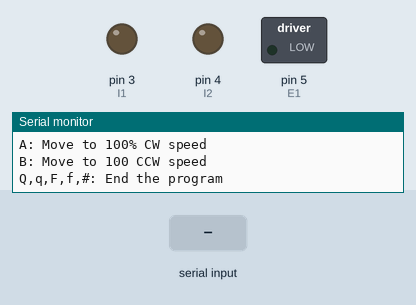
Recording of a sketch running on a simulated Arduino Uno, built with avr-gcc and run on an emulated ATmega328P. On the bench: switched loads named in the sketch (green lamp = pin HIGH), output pins drawn as LEDs (lit = HIGH), the last lines printed to the serial monitor. The inputs (shaded band) are chosen by the test bench.

Above: at 1.2 s.
1.3 s: "A\n" received over Serial
At 1.7 s:
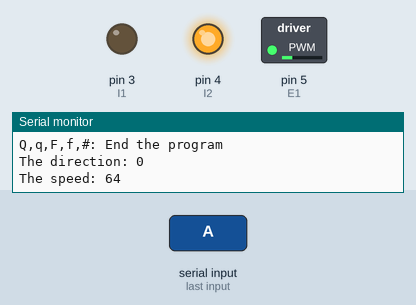
2.8 s: "Q\n" received over Serial
At 4.1 s:
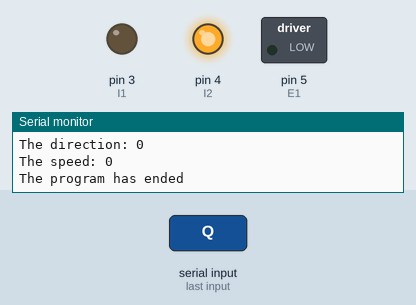
Timing chart, 0 to 5.8 s (numbered marks = the images above; inputs shaded):
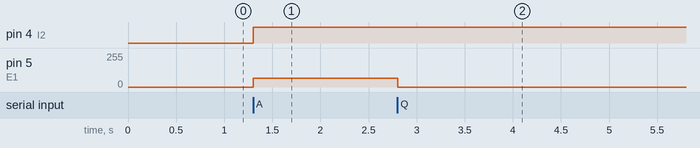

Measured:
- after the input at 1.3 s, pin 4 (I2): LOW → HIGH at once; pin 5 (E1): 0/255 → 64/255 at once
- after the input at 2.8 s, pin 5 (E1): 64/255 → 0/255 at once

The sketch:

Lab6Task1.ino
```cpp
/**
 *  \author Anurag Kumar
 *  \file Lab6Task1.ino
 *  \brief The code to accomplish task 1 of Lab 6 in EE 3420
 *  	   of summer 2020
 */

#define E1 5 // Enable Pin for motor
#define I1 3 // Control pin 1 for motor
#define I2 4 // Control pin 2 for motor

//quick end the program function
void endProgram() {
  while (1) {};
}
void setDCspeed(byte value);
void changeDir();
bool dcMotorDir = 0; //0=CW, 1=CCW
char userOpt;
String inputString = "";
typedef enum {S0 = 0, S25 = 64, S50 = 128, S75 = 192, S100 = 255} dcSpeed;
dcSpeed curMotorState(S0);

/**
 *  \brief This function acts as a state machine to control the state of
 *         the DC motor to iterate through the phases outlined in the
 *  	   lab manual
 *
 *  \param [in] dir The dir argument is the character the user entered
 *  				to determine which way the motor will change behavior
 *
 *  \details this function is organized into 4 blocks, based on two conditions,
 *  		 the first condition is what character the user entered, and the second
 *  		 condition is what is the current state of the motor. Based on that, each
 *  		 switch statement will change the behaviour of the motor to what is appropriate
 *  		 for the situation
 */
void incrementDir(char dir) {
  if (dir == 'A') { // going more clockwise
    //This is an increase the speed block
    if (dcMotorDir == 0) { // the motor is currently going clockwise
      switch (curMotorState) {
        case S0: curMotorState = S25; setDCspeed(curMotorState); break;
        case S25: curMotorState = S50; setDCspeed(curMotorState); break;
        case S50: curMotorState = S75; setDCspeed(curMotorState); break;
        case S75: curMotorState = S100; setDCspeed(curMotorState); break;
        case S100: break;
        default: Serial.println("Something has gone wrong!");

      }
    }
    //This is a decrease the speed block
    else { // the motor is currently going counter-clockwise
      switch (curMotorState) {
        case S0: changeDir(); curMotorState = S25; setDCspeed(curMotorState); break;
        case S25: curMotorState = S0; setDCspeed(curMotorState); break;
        case S50: curMotorState = S25; setDCspeed(curMotorState); break;
        case S75: curMotorState = S50; setDCspeed(curMotorState); break;
        case S100: curMotorState = S75; setDCspeed(curMotorState); break;
        default: Serial.println("Something has gone wrong!");

      }

    }

  }
  else if (dir == 'B') {// going more counter-clockwise
    //This is a decrease the speed bloack
    if (dcMotorDir == 0) {// the motor is currently going clockwise
      switch (curMotorState) {
        case S0: changeDir(); curMotorState = S25; setDCspeed(curMotorState); break;
        case S25: curMotorState = S0; setDCspeed(curMotorState); break;
        case S50: curMotorState = S25; setDCspeed(curMotorState); break;
        case S75: curMotorState = S50; setDCspeed(curMotorState); break;
        case S100: curMotorState = S75; setDCspeed(curMotorState); break;
        default: Serial.println("Something has gone wrong!");

      }

    }
    //This is an increase the speed block
    else {// the motor is currently going counter-clockwise
      switch (curMotorState) {
        case S0: curMotorState = S25; setDCspeed(curMotorState); break;
        case S25: curMotorState = S50; setDCspeed(curMotorState); break;
        case S50: curMotorState = S75; setDCspeed(curMotorState); break;
        case S75: curMotorState = S100; setDCspeed(curMotorState); break;
        case S100: break;
        default: Serial.println("Something has gone wrong!");

      }

    }
  }

}

/**
 *  \brief This function will control the speed of the
 *         DC motor
 *
 *  \param [in] value The value to send to the DC motor controller
 *
 *  \details This function writes the byte through a PWM signal to
 *  		 the DC motor controller
 */
void setDCspeed(byte value) {
  Serial.print("The direction: ");
  Serial.println(dcMotorDir);
  Serial.print("The speed: ");
  Serial.println(value);

  if (dcMotorDir == 0) {
    //clockwise
    analogWrite(E1, value); //writing the speed value
    digitalWrite(I1, LOW);
    digitalWrite(I2, HIGH);
    delay(500);
  }
  else {
    //counter-clockwise
    analogWrite(E1, value); //writing the speed value
    digitalWrite(I1, HIGH);
    digitalWrite(I2, LOW);
    delay(500);

  }
}

// just a quick way to change the dcMotorDir variable
void changeDir() {
  dcMotorDir = !dcMotorDir;
}

/**
 *  \brief The setup function
 *
 *  \details This initializes the pins and Serial port
 */
void setup() {
  // put your setup code here, to run once:
  Serial.begin(9600);
  pinMode(E1, OUTPUT);
  pinMode(I1, OUTPUT);
  pinMode(I2, OUTPUT);
  Serial.println("Lab 6 Task 1");
}

/**
 *  \brief the main loop of the function
 *
 *  \details This controls getting the user input, and sending it to the correct functions
 */
void loop() {
  // put your main code here, to run repeatedly:
  Serial.println("Please enter the option that you want (enter the character): ");
  Serial.println("A: Move to 100% CW speed");
  Serial.println("B: Move to 100 CCW speed");
  Serial.println("Q,q,F,f,#: End the program");

  while (!Serial.available()) {}
  if (Serial.available() > 0) {
    inputString = Serial.readStringUntil('\n');
    if (inputString.length() > 1) {
      userOpt = 'G';
    }
    else {
      userOpt = inputString.charAt(0);
    }
  }
  switch (userOpt) {
    case 'A': incrementDir('A'); break;
    case 'B': incrementDir('B'); break;
    case 'Q': setDCspeed(0); Serial.println("The program has ended"); endProgram(); break;
    case 'q': setDCspeed(0); Serial.println("The program has ended"); endProgram(); break;
    case 'F': setDCspeed(0); Serial.println("The program has ended"); endProgram(); break;
    case 'f': setDCspeed(0); Serial.println("The program has ended"); endProgram(); break;
    case '#': setDCspeed(0); Serial.println("The program has ended"); endProgram(); break;
    default: Serial.println("You didn't choose a valid option!");
  }

}
```
